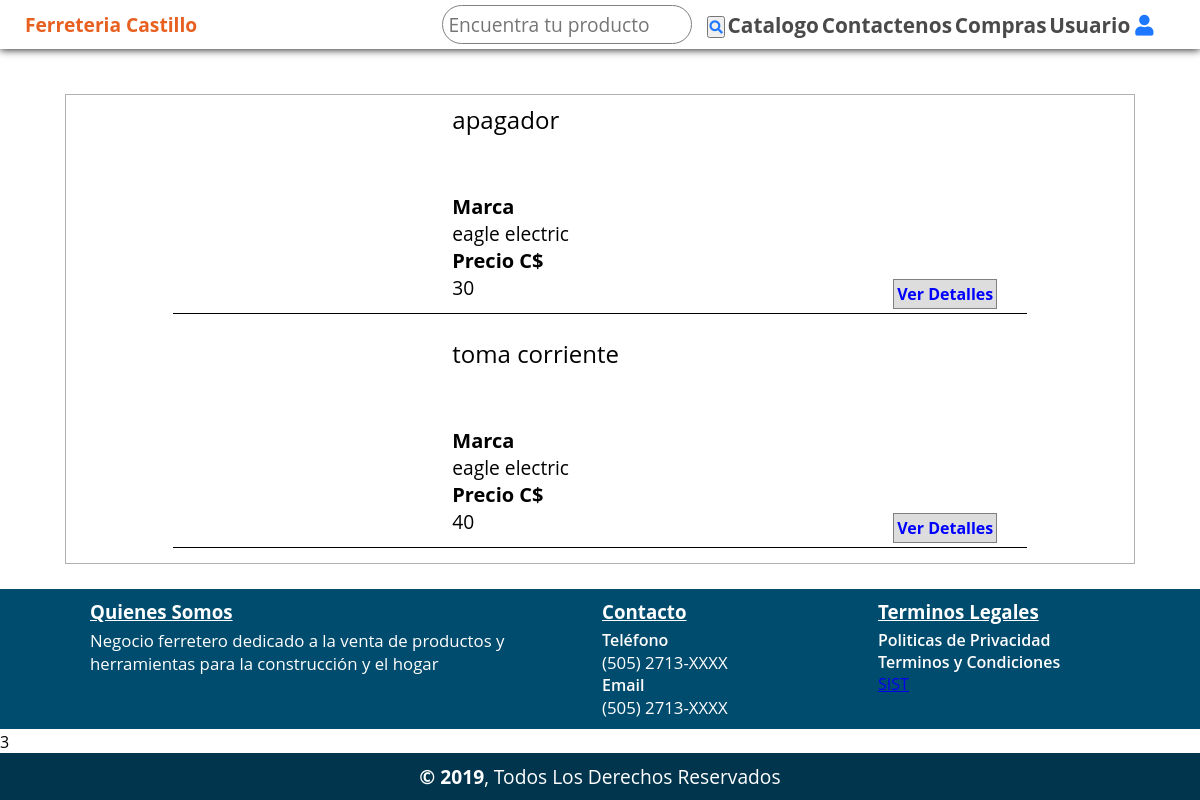
Page /?c=productos&buscar=material_electrico on the earlier database version.
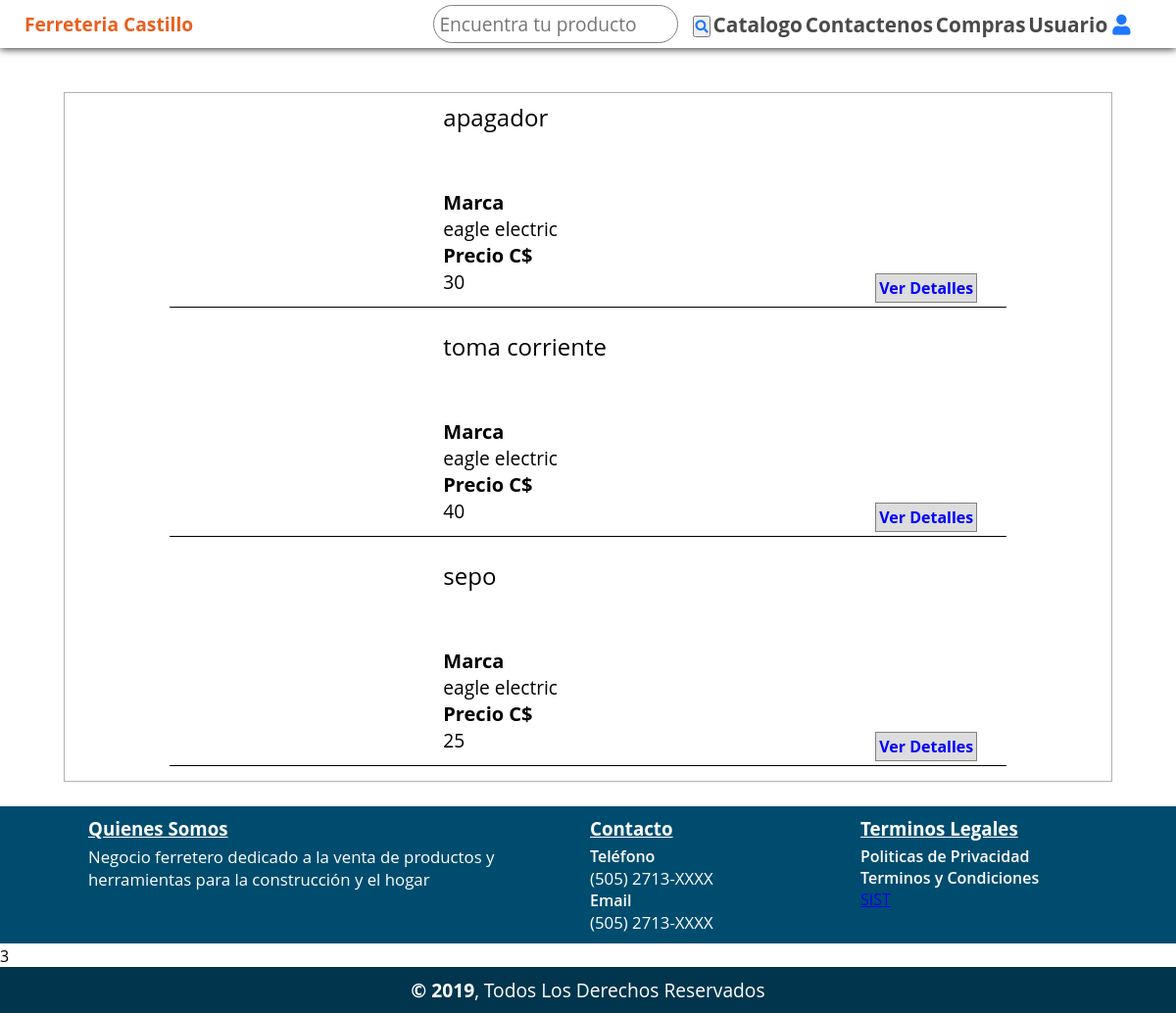
Same page on the later database version.
### tables this page shows
CREATE TABLE `producto`  (
  `idProducto` int(255) NOT NULL AUTO_INCREMENT,
  `nombre` varchar(30) NULL DEFAULT NULL,
  `marca` int(30) NULL DEFAULT NULL,
  `precio` double(255, 0) NULL DEFAULT NULL,
  `imagen` mediumblob NULL,
  `categoria` int(255) NULL DEFAULT NULL,
  PRIMARY KEY (`idProducto`) USING BTREE,
  INDEX `idProducto`(`idProducto`) USING BTREE,
  INDEX `fk01_producto`(`marca`) USING BTREE,
  INDEX `fk02_producto`(`categoria`) USING BTREE,
  CONSTRAINT `fk01_producto` FOREIGN KEY (`marca`) REFERENCES `marca` (`idmarca`) ON DELETE RESTRICT ON UPDATE RESTRICT,
  CONSTRAINT `fk02_producto` FOREIGN KEY (`categoria`) REFERENCES `categoria` (`idcategoria`) ON DELETE RESTRICT ON UPDATE RESTRICT
);

CREATE TABLE `marca`  (
  `idmarca` int(255) NULL DEFAULT NULL,
  `nombre` varchar(30) NULL DEFAULT NULL,
  INDEX `idmarca`(`idmarca`) USING BTREE
);

### controllers/productos.controler.php (called while the page is built, shortened)
<?php
    class ProductosController{
        public function Index(){
            require_once 'views/cliente/layouts/dhead.php';
            require_once 'views/cliente/layouts/header.php';
            require_once 'views/cliente/producto/listaproductos.php';
            require_once 'views/cliente/layouts/footer.php';
        }
    }
?>

### config/conexion.php (called while the page is built)
<?php
	class Conexion{
		public static function startup(){
			$pdo = new PDO('mysql:host=localhost;dbname=ferreteria_castillo;charset=utf8', 'root', 'Myroot');
			$pdo->setAttribute(PDO::ATTR_ERRMODE, PDO::ERRMODE_EXCEPTION);
			return $pdo;
		}
	}
?>

### models/producto.php (called while the page is built, shortened)
<?php
	require_once dirname(__FILE__,2)."./Config/conexion.php";
	class Producto{
		private $pdo;
		public function __CONSTRUCT()
	    {
            try
            {
                $this->pdo = Conexion::StartUp();
            }
            catch(Exception $e)
            {
                die($e->getMessage());
            }
	    }
		public function Buscar($buscador)
		{
			try
			{
                $sql= "CALL buscador( ? )";
                $stm = $this->pdo->prepare($sql);
                $stm->bindParam(1,$buscador,PDO::PARAM_STR);
				$stm->execute();
				return $stm->fetchAll(PDO::FETCH_OBJ);
			} catch (Exception $e)
			{
				die($e->getMessage());
			}
		}
	}
?>

### views/cliente/producto/listaproductos.php (the view, shortened to what this page needs)
<?php
    require_once './models/producto.php';
    $categoria=$_REQUEST['buscar'];
    $producto = new Producto();
    $productos = $producto->Buscar($categoria);
?>
    <div class="container_productos">
    <div class="lista">
        <?php
            if(!$productos){
             echo '<span>No se encontraron datos<span>';
            }else{
            foreach($productos as $colum):
        ?>
        <div class="item_lista">
            <div class="columna1">
                <div class="imagen">
                </div>
            </div>
            <div class="columna2">
                <div class="nombre">
                    <a href="?c=productos&a=Index2&verprod=<?php echo $colum->idproducto;?>"><span><?php echo $colum->nombre; ?></span></a>
                </div>
                <div class="descripcion">
                    <span>Marca</span><p><?php echo $colum->marca; ?></p>
                    <span>Precio C$</span><p> <?php echo $colum->precio; ?></p>
                </div>
                <div class="ver">
                    <a href="?c=productos&a=Index2&verprod=<?php echo $colum->idproducto;?>" class="boton">
                        Ver Detalles
                    </a>
                </div>
            </div>
        </div>
        <?php
            endforeach;
        }
        ?>
    </div>
</div>

### index.php (shortened to what this page needs)
<?php
   $controlador = "index";
   if(!isset($_REQUEST['c'])){
       require_once "controllers/$controlador.controler.php";
       $controlador = ucwords($controlador).'Controller';
       $controlador = new $controlador;
       $controlador->Index();
   }else{
        $accion = isset($_REQUEST['a']) ? $_REQUEST['a'] : 'Index';
        $controlador = new $controlador;
        call_user_func (array($controlador,$accion));
   }
?>

### views/cliente/layouts/dhead.php (shortened to what this page needs)
<!DOCTYPE html>
<html lang="es">
<head>
    <link rel="stylesheet" href="././assets/css/estiloheaders.css">
    <link rel="stylesheet" href="././assets/css/estilosFooter.css">
    <link rel="stylesheet" href="././assets/css/home.css">
    <link rel="stylesheet" href="././assets/css/listaproductos.css">
    <link rel="stylesheet" href="././assets/css/estilodetalle.css">
    <link rel="stylesheet" href="././assets/css/all.css">
    <link rel="stylesheet" href="././assets/css/all.min.css">

### views/cliente/layouts/header.php (shortened to what this page needs)
<?php
$valor='';
if($valor==''){
   $usuario="Usuario";
}else{
    $usuario = $valor;
}
?>
<body>
    <header>
        <nav class="container-nav">
            <div class="Logo">
                <a href="?c=Index"><span>Ferreteria Castillo</span></a>
            </div>
            <ul class="menu-items" id="MenuItem">
                <li>
                    <form action="?c=productos" method="post">
                        <input type="text" name="buscar" id="buscar" placeholder="Encuentra tu producto"><button><i
                                class="fas fa-search"></i></button></form>
                </li>
                <li><a href="#">Catalogo</a>
                </li>
                <li><a href="#">Contactenos</a></li>
                <li><a href="#">Compras</a></li>
                <li><a href="#"><Span><?php echo $usuario?></Span><i class="fas fa-user"></i></a>
                </li>
            </ul>
        </nav>
    </header>

### views/cliente/layouts/footer.php (shortened to what this page needs)
<footer>
    <div class="footer-content">
        <div class=footer-item1>
            <h3>Quienes Somos</h3>
            <p>Negocio ferretero dedicado a la venta de productos y herramientas para la construcción y el hogar</p>
        </div>
        <div class=footer-item2>
            <h3>Contacto</h3>
            <ul>
                <li><span>Teléfono</span></li>
                <li>
                    <p>(505) 2713-XXXX</p>
                </li>
                <li><span>Email</span></li>
                <li>
                    <p>(505) 2713-XXXX</p>
                </li>
            </ul>
        </div>
        <div class=footer-item3>
            <h3>Terminos Legales</h3>
            <ul>
                <li><span>Politicas de Privacidad</span></li>
                <li><span>Terminos y Condiciones</span></li>
                <li><a href="?c=_alogin&a=loginadmin">SIST</a></li>
            </ul>
        </div>
    </div>3
    <div class="copyright">
        <p><span>&copy; 2019</span>, Todos Los Derechos Reservados</p>
    </div>
</footer>
</body>

### assets/css/estiloheaders.css (style rules this page uses)
* { -webkit-box-sizing: border-box; -moz-box-sizing: border-box; box-sizing: border-box; font-family: 'open sans'; margin: 0; padding: 0; }
html { box-sizing: border-box; }
*, *:before, *:after { box-sizing: inherit; }
header { background-color: rgb(255, 255, 255); margin-bottom: 40px; box-shadow: 0 1pt 6pt #2B2B2B; position: relative; z-index: 800; }
.container-nav { display: flex; flex-wrap: wrap; block-size: auto; width: 100%; padding: 5px; height: auto; }
.Logo { margin: auto auto auto 20px; }
.Logo a { color: #E86020; text-decoration: none; font-size: 1.2rem; font-weight: bold; }
.menu-items { display: none; }
@media only screen and (min-width:801px) { .Logo { margin: auto 0 auto 20px; } }
@media only screen and (min-width:801px) { .menu-items { display: flex; margin: auto 40px auto auto; flex-wrap: wrap; width: 60%; flex-direction: row; list-style: none; background-color: rgb(255, 255, 255); font-size: 1.3rem; font-weight: bold; } }
@media only screen and (min-width:801px) { .menu-items li { align-self: right; width: fit-content; margin: auto; } }
@media only screen and (min-width:801px) { .menu-items li a { text-decoration: none; color: #4b4a4a; } }
@media only screen and (min-width:801px) { .menu-items li a i { margin-left: 5px; color: #1D77FF; } }
@media only screen and (min-width:801px) { .menu-items li [type="text"] { -webkit-border-radius: 25px; -moz-border-radius: 25px; border-radius: 25px; width: 250px; margin-right: 10px; padding: 5px; border: 1px solid gray; font-size: 1.2rem; } }
@media only screen and (min-width:801px) { button { margin-left: 5px; } }
@media only screen and (min-width:801px) { .menu-items li button i { color: #1D77FF; } }

### assets/css/estilosFooter.css (style rules this page uses)
footer { margin-top: 20px; display: flex; flex-wrap: wrap; }
footer ul li { list-style: none; }
.footer-content { width: 100%; height: auto; display: flex; flex-wrap: wrap; background-color: #004C6E; color: #ffffff; margin-bottom: 1.5px; padding: 10px; }
.footer-item1 { width: 100%; margin-left: 40px; }
.footer-item1 h3 { text-decoration: underline; margin-bottom: 5px; }
.footer-item1 p { font-size: 1.05em; }
.footer-item2 { width: 100%; margin-left: 40px; }
.footer-item2 h3 { text-decoration: underline; margin-bottom: 5px; }
.footer-item2 span { font-weight: 600; }
.footer-item2 p { font-size: 1.05em; }
.footer-item3 { width: 100%; margin-left: 40px; }
@media (min-width:800px) { .footer-item1 { width: 40%; margin-left: 80px; } }
@media (min-width:800px) { .footer-item2 { width: 20%; margin-left: 40px; } }
@media (min-width:800px) { .footer-item3 { width: 20%; margin-left: 40px; } }
.footer-item3 h3 { text-decoration: underline; margin-bottom: 5px; }
.footer-item3 span { font-weight: 600; }
.copyright { width: 100%; height: auto; align-self: flex-end; text-align: center; background-color: #00354D; color: white; }
.copyright p { margin: 10px 0 10px 0; font-size: 1.2em; }
.copyright p span { font-weight: bold; font-size: 1em; }

### assets/css/home.css (style rules this page uses)
html { box-sizing: border-box; }
*, *:before, *:after { box-sizing: inherit; }
* { box-sizing: border-box; }
.boton { margin-top: 5px; text-decoration: none; border: 1px solid gray; background-color: rgb(221, 221, 221); color: blue; font-weight: 700; padding: 3px; }

### assets/css/all.css (style rules this page uses)
.fa, .fas, .far, .fal, .fad, .fab { -moz-osx-font-smoothing: grayscale; -webkit-font-smoothing: antialiased; display: inline-block; font-style: normal; font-variant: normal; text-rendering: auto; line-height: 1; }
.fa-search:before { content: "\f002"; }
.fa-user:before { content: "\f007"; }
.fa, .fas { font-family: 'Font Awesome 5 Free'; font-weight: 900; }

Differences in the rows shown:
added producto: nombre "sepo", marca.nombre "eagle electric", precio "25"
